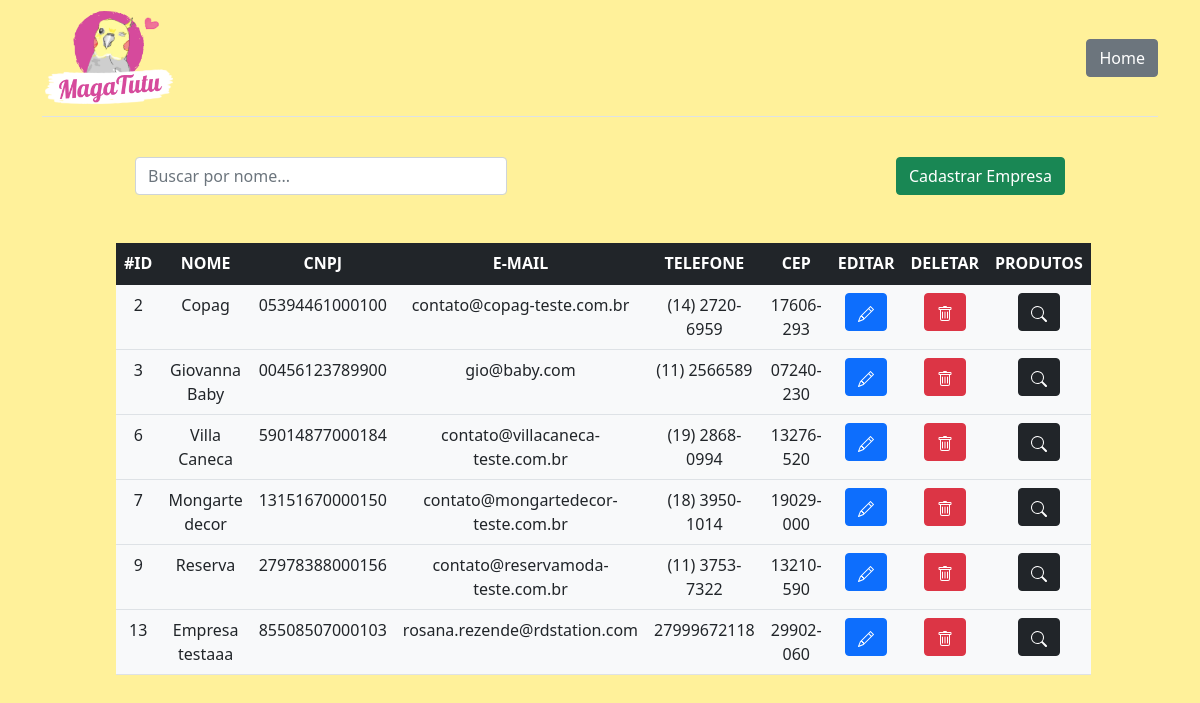
/empresas/, run on an earlier commit of the app's database.
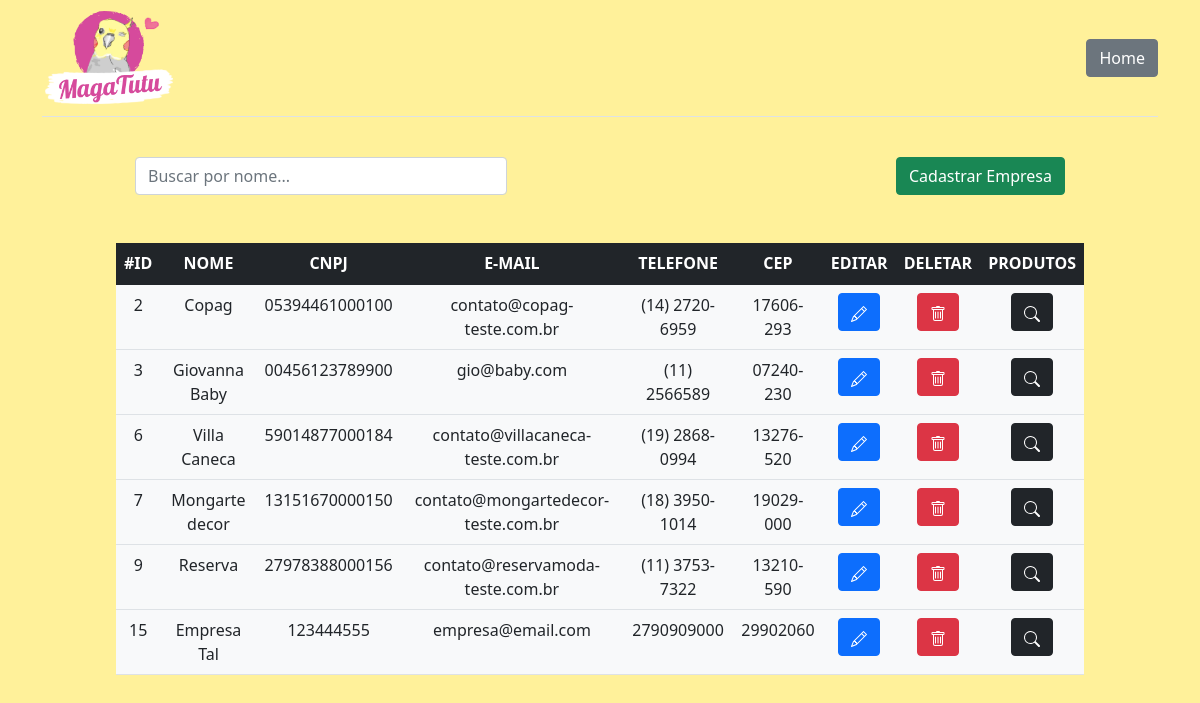
And on a later commit of the database.
### app/models.py (models this page shows)
class Empresas(models.Model):
    nome = models.CharField(max_length=150)
    cnpj = models.CharField(max_length=14)
    email = models.EmailField(max_length=254)
    telefone = models.CharField(max_length=100)
    descricao = models.TextField(max_length=1024*2)
    cep = models.CharField(max_length=50)
    endereco = models.CharField(max_length=200)

### app/views.py (the view)
# urls.py: path('empresas/', views.listarEmpresas, name='empresas'),
def listarEmpresas(request):
    data = {}
    buscarNome = request.GET.get('buscar-nome')
    if buscarNome:
        data['empresas'] = models.Empresas.objects.filter(nome__icontains = buscarNome)
    else:
        data['empresas'] = models.Empresas.objects.all()
    return render(request,"empresas.html", data)

### app/templates/empresas.html (shortened to what this page needs)
<!DOCTYPE html>
<html lang="pt-br">
<head>
  <link href="https://cdn.jsdelivr.net/npm/bootstrap@5.1.1/dist/css/bootstrap.min.css" rel="stylesheet"
>
</head>
<body>
  <div class="container header-content">
    <header class="d-flex justify-content-center py-2 mb-4 border-bottom">
      <a href="/" class="d-flex align-items-center mb-3 mb-md-0 me-md-auto text-dark text-decoration-none">
        {% load static %}
        <img src="{% static 'tutu.png' %}" alt="MagaTutu" height="100">
      </a>
      <div class="d-flex align-items-center">
        <a class="btn btn-secondary" href="/" role="button">Home</a>
      </div>
    </header>
  </div>
  <div class="container d-flex">
    <div class="col-4 m-auto pt-3 pb-2 text-center">
      <form action="" method="GET">
        <input type="text" id="buscar-nome" name="buscar-nome" placeholder="Buscar por nome..." class="form-control">
      </form>
    </div>
    <div class="col-4 m-auto pt-3 pb-2 text-end">
      <a class="btn btn-success" href="/cadastrar-empresa" role="button">Cadastrar Empresa</a>
    </div>
  </div>
  <br>
  <div class="col-10 m-auto p-3 text-center">
    <table class="table bg-light">
      <thead class="table-dark">
        <tr>
          <th scope="col">#ID</th>
          <th scope="col">NOME</th>
          <th scope="col">CNPJ</th>
          <th scope="col">E-MAIL</th>
          <th scope="col">TELEFONE</th>
          <th scope="col">CEP</th>
          <th scope="col">EDITAR</th>
          <th scope="col">DELETAR</th>
          <th scope="col">PRODUTOS</th>
        </tr>
      </thead>
      <tbody>
        {% for empresa in empresas %}
        <tr>
          <td>{{ empresa.id }}</td>
          <td>{{ empresa.nome }}</td>
          <td>{{ empresa.cnpj }}</td>
          <td>{{ empresa.email }}</td>
          <td>{{ empresa.telefone }}</td>
          <td>{{ empresa.cep }}</td>
          <td>
            <a href="/editar-empresa/{{ empresa.id }}" class="btn btn-primary">
            </a>
          </td>
          <td>
            <a href="/deletar-empresa/{{ empresa.id }}" class="btn btn-danger btnDelEmpresa">
            </a>
          </td>
          <td>
            <a href="/empresa/{{ empresa.id }}" class="btn btn-dark">
            </a>
          </td>
        </tr>
        {% endfor %}
      </tbody>
    </table>
  </div>
  {% load static %}
  <link href="{% static 'style.css' %}" rel="stylesheet">
</body>
</html>

What changed in the data, as far as the page shows it:
removed Empresas: id "13", nome "Empresa testaaa", cnpj "85508507000103", email "rosana.rezende@rdstation.com", telefone "27999672118", cep "29902-060"
added Empresas: id "15", nome "Empresa Tal", cnpj "123444555", email "empresa@email.com", telefone "2790909000", cep "29902060"
